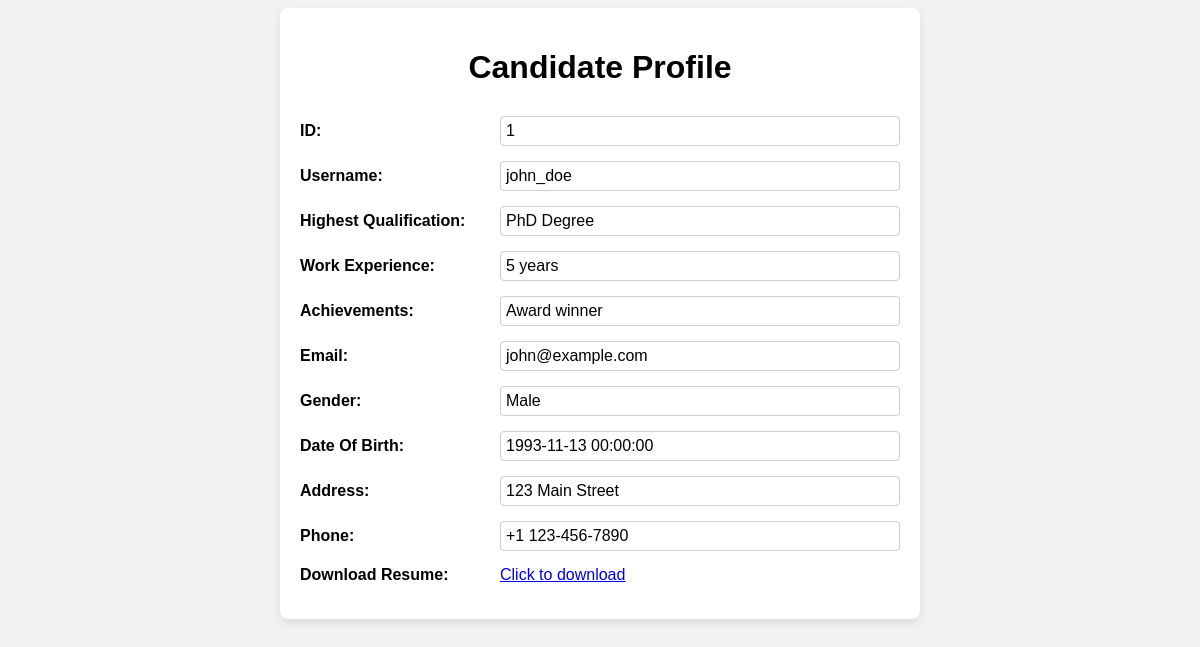
Before: /studentProfile?id=1 with the older database file.
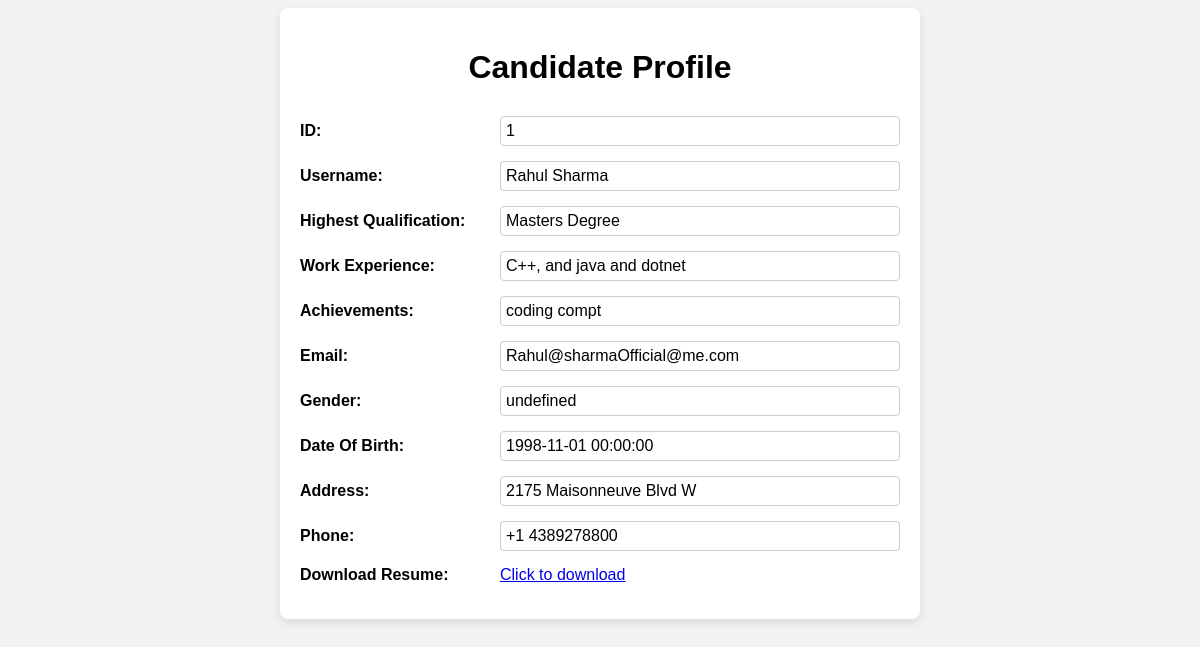
After: the same page with the newer database file.
### Models/Student.py (models this page shows, shortened)
class Student(db.Model):
    __tablename__ = 'student'
    id = db.Column(db.Integer, primary_key=True)
    username = db.Column(db.Integer, nullable=True)
    highestQualification = db.Column(db.Integer,nullable=True)
    work_experience = db.Column(db.Integer, nullable=True)
    achivements = db.Column(db.String(150), nullable=True)
    email = db.Column(db.String(15),nullable=True)
    gender = db.Column(db.String(10), nullable=True)
    age = db.Column(db.DateTime,nullable=True)
    address = db.Column(db.String(50), nullable=True)
    phone = db.Column(db.String(15), nullable=True)
    resume = db.Column(db.LargeBinary)
    status = db.Column(db.String(15), nullable=True)
    selectedJobs = db.relationship('JobPosting',secondary = 'stu_jobs')
    @classmethod
    def get_user_by_id(cls, id_):
        return cls.query.filter_by(id=id_).first()

### app.py (the view)
@app.route('/studentProfile')
def student_profile():
    studentId = request.args.get('id')
    student = Student.get_user_by_id(studentId)
    return render_template('studentProfile.html',student=student)

### templates/studentProfile.html (shortened to what this page needs)
<!DOCTYPE html>
<html lang="en">
<head>
</head>
<body>
    <div class="profile-container">
        <h1>Candidate Profile</h1>
        <div class="profile-field">
            <label>ID:</label>
            <span> {{ student.id }}</span>
        </div>
        <div class="profile-field">
            <label>Username:</label>
            <span> {{ student.username }}</span>
        </div>
        <div class="profile-field">
            <label>Highest Qualification:</label>
            <span> {{ student.highestQualification }} Degree</span>
        </div>
        <div class="profile-field">
            <label>Work Experience:</label>
            <span> {{ student.work_experience }}</span>
        </div>
        <div class="profile-field">
            <label>Achievements:</label>
            <span> {{ student.achivements }} </span>
        </div>
        <div class="profile-field">
            <label>Email:</label>
            <span> {{ student.email }}</span>
        </div>
        <div class="profile-field">
            <label>Gender:</label>
            <span> {{ student.gender }}</span>
        </div>
        <div class="profile-field">
            <label>Date Of Birth:</label>
            <span> {{ student.age }}</span>
        </div>
        <div class="profile-field">
            <label>Address:</label>
            <span> {{ student.address }}</span>
        </div>
        <div class="profile-field">
            <label>Phone:</label>
            <span>+1 {{ student.phone }}</span>
        </div>
        <div class="profile-field">
            <label>Download Resume:</label>
            <a href="{{ url_for('download_resume', id=student.id) }}"> Click to download </a>
        </div>
    </div>
</body>
</html>

Changed rows visible on the page:
changed Student id 1: username "john_doe" → "Rahul Sharma"; highestQualification "PhD" → "Masters"; work_experience "5 years" → "C++, and java and dotnet"; achivements "Award winner" → "coding compt"; email "john@example.com" → "Rahul@sharmaOfficial@me.com"; gender "Male" → "undefined"; age "1993-11-13 00:00:00" → "1998-11-01 00:00:00"; address "123 Main Street" → "2175 Maisonneuve Blvd W"; phone "123-456-7890" → "4389278800"
